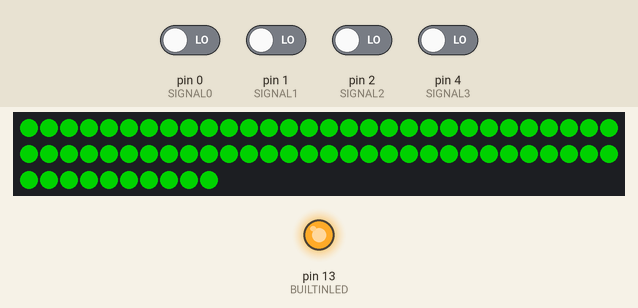
A sketch run on a simulated Arduino Uno, built with avr-gcc and run on an emulated ATmega328P. Parts: 70 RGB LEDs in strip order, left to right, continuing on the next row, output pins drawn as LEDs (lit = HIGH). The test bench sets the inputs (shaded band); at power-on: pin 0 (SIGNAL0), pin 1 (SIGNAL1), pin 2 (SIGNAL2), pin 4 (SIGNAL3) LOW. Dim RGB values are drawn brighter than linear.

Above: at 0.1 s.

The sketch:

PowerUp1.ino
```cpp
/*
 * PowerUp FIRST Robotics Competition (2018)
 * Team 1939 Barstow Kuhnigits Lighting Program
 * Sir
 *
 * Hardware configuration leverages a Teensy-LC Arduino clone
 * microcontroller.  Commands are sent to the Teensy-LC via
 * four digital signal pins from the a National Instruments
 * RoboRIO controller.  This provides sixteen different program
 * settings.
 */

/*
 * LED Schedule
 *
 * 000-033 - left side
 * 034-067 - right side
 */

// Include Adafruit's NeoPixel library

#include <Adafruit_NeoPixel.h>

// Debug mode (uncomment next line for debug mode)

// #define DEBUG 1

// Implementation specific settings

#define SIGNAL0      0  // Pin used for first (least significant) command bit
#define SIGNAL1      1  // Pin used for second command bit
#define SIGNAL2      2  // Pin used for third command bit
#define SIGNAL3      4  // Pin used for last (most significant) command bit
#define BUILTINLED  13  // Pin assigned to the built-in LED on the Teensy
#define PIN         17  // Pin to use to talk to the NeoPixel Strip
#define BRIGHTNESS 120  // Default brightness level
#define FULLBRIGHT 255  // Full on
#define NUMPIXELS   70  // Number of pixels in strip
#define FLASHDELAY 200  // Time width of flash (on and off time equal)

// Define standard color patterns (ww gg rr bb)

#define COLOR_BLACK  0x000000
#define COLOR_RED    0xFF0000
#define COLOR_ORANGE 0xFF7F00
#define COLOR_YELLOW 0xFFFF00
#define COLOR_GREEN  0x00FF00
#define COLOR_BLUE   0x0000FF
#define COLOR_INDIGO 0x4B0082
#define COLOR_VIOLET 0xEE82EE
#define COLOR_PINK   0xFFCCCC
#define COLOR_WHITE  0xFFFFFF

// Constants for fade function

#define FADE_IN  0
#define FADE_OUT 1

// Initialize the NeoPixel library

// Parameter 1 = number of pixels in strip
// Parameter 2 = Arduino pin number (most are valid)
// Parameter 3 = pixel type flags, add together as needed:
//   NEO_KHZ800  800 KHz bitstream (most NeoPixel products w/WS2812 LEDs)
//   NEO_KHZ400  400 KHz (classic 'v1' (not v2) FLORA pixels, WS2811 drivers)
//   NEO_GRB     Pixels are wired for GRB bitstream (most NeoPixel products)
//   NEO_RGB     Pixels are wired for RGB bitstream (v1 FLORA pixels, not v2)
//   NEO_RGBW    Pixels are wired for RGBW bitstream (NeoPixel RGBW products)
Adafruit_NeoPixel pixels = Adafruit_NeoPixel(NUMPIXELS, PIN, NEO_GRB + NEO_KHZ800);

// Variables

int      command = 0;    // Current command (light program)
int      lastcmd = 0;    // Last command (used to recover from effects that impact all lights
bool     sPin1;          // Boolean values for pin settings
bool     sPin2;
bool     sPin3;
bool     sPin4;
bool     flash = false;  // Flash state (true = on)
int      pixelstate = 0; // Indicates which pixel is activiate in rotation. Changes each round through the event loop.
int      chasestate = 0; // Indicates which pixel is active in chase mode

// Rainbow color definitions

uint32_t colors[] = {
  COLOR_RED,
  COLOR_ORANGE,
  COLOR_YELLOW,
  COLOR_GREEN,
  COLOR_BLUE,
  COLOR_INDIGO,
  COLOR_VIOLET
};

/*
 * Arduino set-up function (called once upon power-up and reset)
 */

void setup() {
  pinMode(BUILTINLED, OUTPUT);
  pinMode(SIGNAL0,    INPUT);
  pinMode(SIGNAL1,    INPUT);
  pinMode(SIGNAL2,    INPUT);
  pinMode(SIGNAL3,    INPUT);
  pixels.setBrightness(BRIGHTNESS);
  pixels.begin();
  resetStrip();
  pixels.show(); // Initializes all pixels to 'off'
  flash = false;
  pixelstate = 0;
  chasestate = 0;
  ledOn();
}

/*
 * getCmd() Helper Function
 *
 * Converts pin settings into commmand
 */

// TODO: Replace getCmd() with a direct read of the digital input ports

int getCmd(bool pin1, bool pin2, bool pin3, bool pin4) {
  if        (!pin1 && !pin2 && !pin3 && !pin4) {
    return 0;
  } else if (!pin1 && !pin2 && !pin3 &&  pin4) {
    return 1;
  } else if (!pin1 && !pin2 &&  pin3 && !pin4) {
    return 2;
  } else if (!pin1 && !pin2 &&  pin3 &&  pin4) {
    return 3;
  } else if (!pin1 &&  pin2 && !pin3 && !pin4) {
    return 4;
  } else if (!pin1 &&  pin2 && !pin3 &&  pin4) {
    return 5;
  } else if (!pin1 &&  pin2 &&  pin3 && !pin4) {
    return 6;
  } else if (!pin1 &&  pin2 &&  pin3 &&  pin4) {
    return 7;
  } else if ( pin1 && !pin2 && !pin3 && !pin4) {
    return 8;
  } else if ( pin1 && !pin2 && !pin3 &&  pin4) {
    return 9;
  } else if ( pin1 && !pin2 &&  pin3 && !pin4) {
    return 10;
  } else if ( pin1 && !pin2 &&  pin3 &&  pin4) {
    return 11;
  } else if ( pin1 &&  pin2 && !pin3 && !pin4) {
    return 12;
  } else if ( pin1 &&  pin2 && !pin3 &&  pin4) {
    return 13;
  } else if ( pin1 &&  pin2 &&  pin3 && !pin4) {
    return 14;
  } else {
    return 15;
  }
  return 1000; // should never hit this
}

/*
 * Arduino event loop
 */

void loop() {

  // Read signal pins on the digital port

  sPin1 = digitalRead(SIGNAL0) == HIGH;
  sPin2 = digitalRead(SIGNAL1) == HIGH;
  sPin3 = digitalRead(SIGNAL2) == HIGH;
  sPin4 = digitalRead(SIGNAL3) == HIGH;

  // Save last command state and get new one

  lastcmd = command;
  command = getCmd(sPin1, sPin2, sPin3, sPin4);

  // Print state to console for diagnostics

#ifdef DEBUG
  Serial.print("Pins: ");
  Serial.print(sPin1 ? "1" : "0");
  Serial.print(sPin2 ? "1" : "0");
  Serial.print(sPin3 ? "1" : "0");
  Serial.print(sPin4 ? "1" : "0");
  Serial.print(", Flash State: ");
  Serial.print((flash) ? "On " : "Off");
  Serial.print(", Pixel State: ");
  Serial.print(pixelstate);
  Serial.print(", Chase State: ");
  Serial.print(chasestate);
  Serial.print(", Command: ");
  Serial.print(command);
  Serial.print(", Last Command: ");
  Serial.print(lastcmd);
  Serial.println();
  delay(10);
#endif

  command = 0;
  switch (command) {
    case 15:
      allOn((flash) ? COLOR_RED    : COLOR_BLACK);
      flash = !flash;
      delay(FLASHDELAY);
      break;
    case 14:
      allOn((flash) ? COLOR_ORANGE : COLOR_BLACK);
      flash = !flash;
      delay(FLASHDELAY);
      break;
    case 13:
      allOn((flash) ? COLOR_YELLOW : COLOR_BLACK);
      flash = !flash;
      delay(FLASHDELAY);
      break;
    case 12:
      allOn((flash) ? COLOR_GREEN  : COLOR_BLACK);
      flash = !flash;
      delay(FLASHDELAY);
      break;
    case 11:
      allOn((flash) ? COLOR_BLUE   : COLOR_BLACK);
      flash = !flash;
      delay(FLASHDELAY);
      break;
    case 10:
      allOn((flash) ? COLOR_INDIGO : COLOR_BLACK);
      flash = !flash;
      delay(FLASHDELAY);
      break;
    case 9:
      allOn((flash) ? COLOR_VIOLET : COLOR_BLACK);
      flash = !flash;
      delay(FLASHDELAY);
      break;
    case 8:
      allOn((flash) ? COLOR_WHITE  : COLOR_BLACK);
      flash = !flash;
      delay(FLASHDELAY);
      break;
    case 7:
      allOn(COLOR_RED);
      break;
    case 6:
      allOn(COLOR_ORANGE);
      break;
    case 5:
      allOn(COLOR_YELLOW);
      break;
    case 4:
      allOn(COLOR_GREEN);
      break;
    case 3:
      allOn(COLOR_BLUE);
      break;
    case 2:
      allOn(COLOR_INDIGO);
      break;
    case 1:
      allOn(COLOR_VIOLET);
      break;
    case 0:
//      allOn(COLOR_WHITE);
//      chaseUp(COLOR_GREEN);
//      setLeft(COLOR_GREEN);
//      setRight(COLOR_GREEN);
      allOn(COLOR_GREEN);
      break;
  }
  pixels.show();

  // Increment pixel state. Adjust back to zero when appropriate

  pixelstate++;
  if (pixelstate > NUMPIXELS)
    pixelstate = 0;

  chasestate++;
  if (chasestate > 33)
    chasestate = 0;

}

/*
 * setAPixel() - Set pixel command
 */

void setAPixel(uint16_t pixel, uint32_t color) {
  setAPixel(pixel, color, BRIGHTNESS);
}

void setAPixel(uint16_t pixel, uint32_t color, uint8_t level) {
  pixels.setPixelColor(pixel, color);
}

/*
 * allOn() - Sets all pixels to a specified color
 */

void allOn(uint32_t color) {
  setLeft(color);
  setRight(color);
}

/*
 * resetStrip()
 *
 * Reset all pixels in the strip to black (i.e. off)
 */

void resetStrip() {
    allOn(COLOR_BLACK);
}

/*
 * rainbow()
 *
 * Generate a rainbow chase light effect
 */

void rainbow() {
  for (int pixel = 0; pixel < NUMPIXELS; pixel++)
    setAPixel(pixel, colors[(int)((float)pixel + pixelstate / 7.25) % 7 ]);
}

/*
 * chaseUp()
 *
 * A rising chase light on both strips
 */

void chaseUp(uint32_t color) {
  const int barsize = 6;

  // Left side

  if (chasestate < barsize) {
    setAPixel(33 + 1 + chasestate - barsize, COLOR_BLACK);
  } else {
    setAPixel(chasestate - barsize, COLOR_BLACK);
  }
  setAPixel(chasestate, color);

  // Right side

  if (chasestate < barsize) {
    setAPixel(66 + 1 + chasestate - barsize, COLOR_BLACK);
  } else {
    setAPixel(33 + chasestate - barsize, COLOR_BLACK);
  }
  setAPixel(33 + chasestate, color);
  delay(50);
}

/*
 * loopAround()
 *
 * Loop around the strip once with a specified color
 */

void loopAround(uint32_t color) {
    const int modeDelay = 10;
    if (pixelstate == 0)
      setAPixel(NUMPIXELS, COLOR_BLACK);
    if (pixelstate > 0)
      setAPixel(pixelstate - 1, COLOR_BLACK);
    setAPixel(pixelstate, color);
    delay(modeDelay);
}

/*
 * Turn on built-in LED
 */

void ledOn() {
  digitalWrite(BUILTINLED, HIGH);
}

/*
 * Turn off built-in LED
 */

void ledOff() {
  digitalWrite(BUILTINLED, LOW);
}

// * 000-033  - left side

void setLeft(uint32_t color) {
  setPixelRange(color, 0, 35);
}

// * 034-067  - right side

void setRight(uint32_t color) {
  setPixelRange(color, 35, 70);
}


// Set a range of pixels

void setPixelRange(uint32_t color, uint8_t first, uint8_t last) {
  for (int pixel = first; pixel < last; pixel++)
    setAPixel(pixel, color, BRIGHTNESS);
}
```
